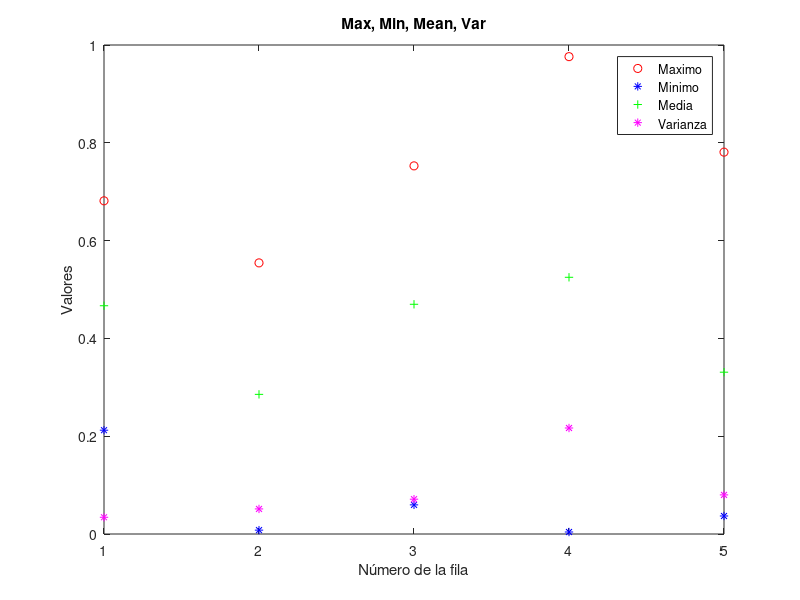

Recreate this plot in MATLAB.
% Ejercicio  2. Matrices y vectores. 
% Realice un script de Matlab que permita desarrollar una 
% serie de operaciones con una matriz:

clear all
close all

%  1. El script ha de generar una matriz, cuadrada y aleatoria de tamaño 
% indicado por el usuario. En la línea de comandos se ha de visualizar el 
% mensaje: "Indique el tamaño de la matriz":

n=input('Indique el tamaño de la matriz: ');
A=rand(n);

% 2. A partir de la matriz construida, el script deberá calcular y presentar por pantalla los siguientes datos:
% a) Matriz generada:
disp('Matriz aleatoria A:')
disp(A);

% b) Una segunda matriz formada por las columnas impares de la matriz
% inicial:
B=A(:,1:2:n);
disp('Matriz de columnas impares B: ')
disp(B);

% c) El valor de los elementos de la diagonal de la matriz generada:
C=diag(A);
disp('C: Valores de la diagonal de la matriz A: ')
disp(C);

% d) Valor máximo, mínimo, medio y varianza de cada fila. Estos valores se han de representar
% gráficamente, indicando en el eje de abscisas el número de fila:

%Max, min, media y varianza de cada fila
vector_max=[];
vector_min=[];
vector_mean=[];
vector_var=[];
for i=1:n
    fila=A(i,:);
    maximo=max(fila);
    minimo=min(fila);
    media=mean(fila);
    varianza=var(fila);
    vector_max=[vector_max,maximo];
    vector_min=[vector_min,minimo];
    vector_mean=[vector_mean,media];
    vector_var=[vector_var,varianza];
end

%% Mostrar plots por cada valor
%{
figure('Name','Valor  máximo de cada fila','NumberTitle','off') %Titulo de la ventana
plot(vector_max,'ro')
xlabel('Número de la fila')
ylabel('Máximo')

figure('Name','Valor mínimo de cada fila','NumberTitle','off')
plot(vector_min,'b*')
xlabel('Número de la fila')
ylabel('Mínimo')

figure('Name','Valor medio de cada fila','NumberTitle','off')
plot(vector_mean,'g+')
xlabel('Número de la fila')
ylabel('Media')

figure('Name','Varianza de cada fila','NumberTitle','off')
plot(vector_var,'m*')
xlabel('Número de la fila')
ylabel('Varianza')
%}

%% Mostrar un único plot general
figure('Name','Todos los valores a la vez','NumberTitle','off')
plot(vector_max,'ro')
hold on;
plot(vector_min,'b*')
plot(vector_mean,'g+')
plot(vector_var,'m*')
hold off;
xlabel('Número de la fila')
ylabel('Valores')
title("Max, Min, Mean, Var")
legend({'Maximo','Minimo','Media','Varianza'})
curtick = get(gca, 'xTick');
xticks(unique(round(curtick)));